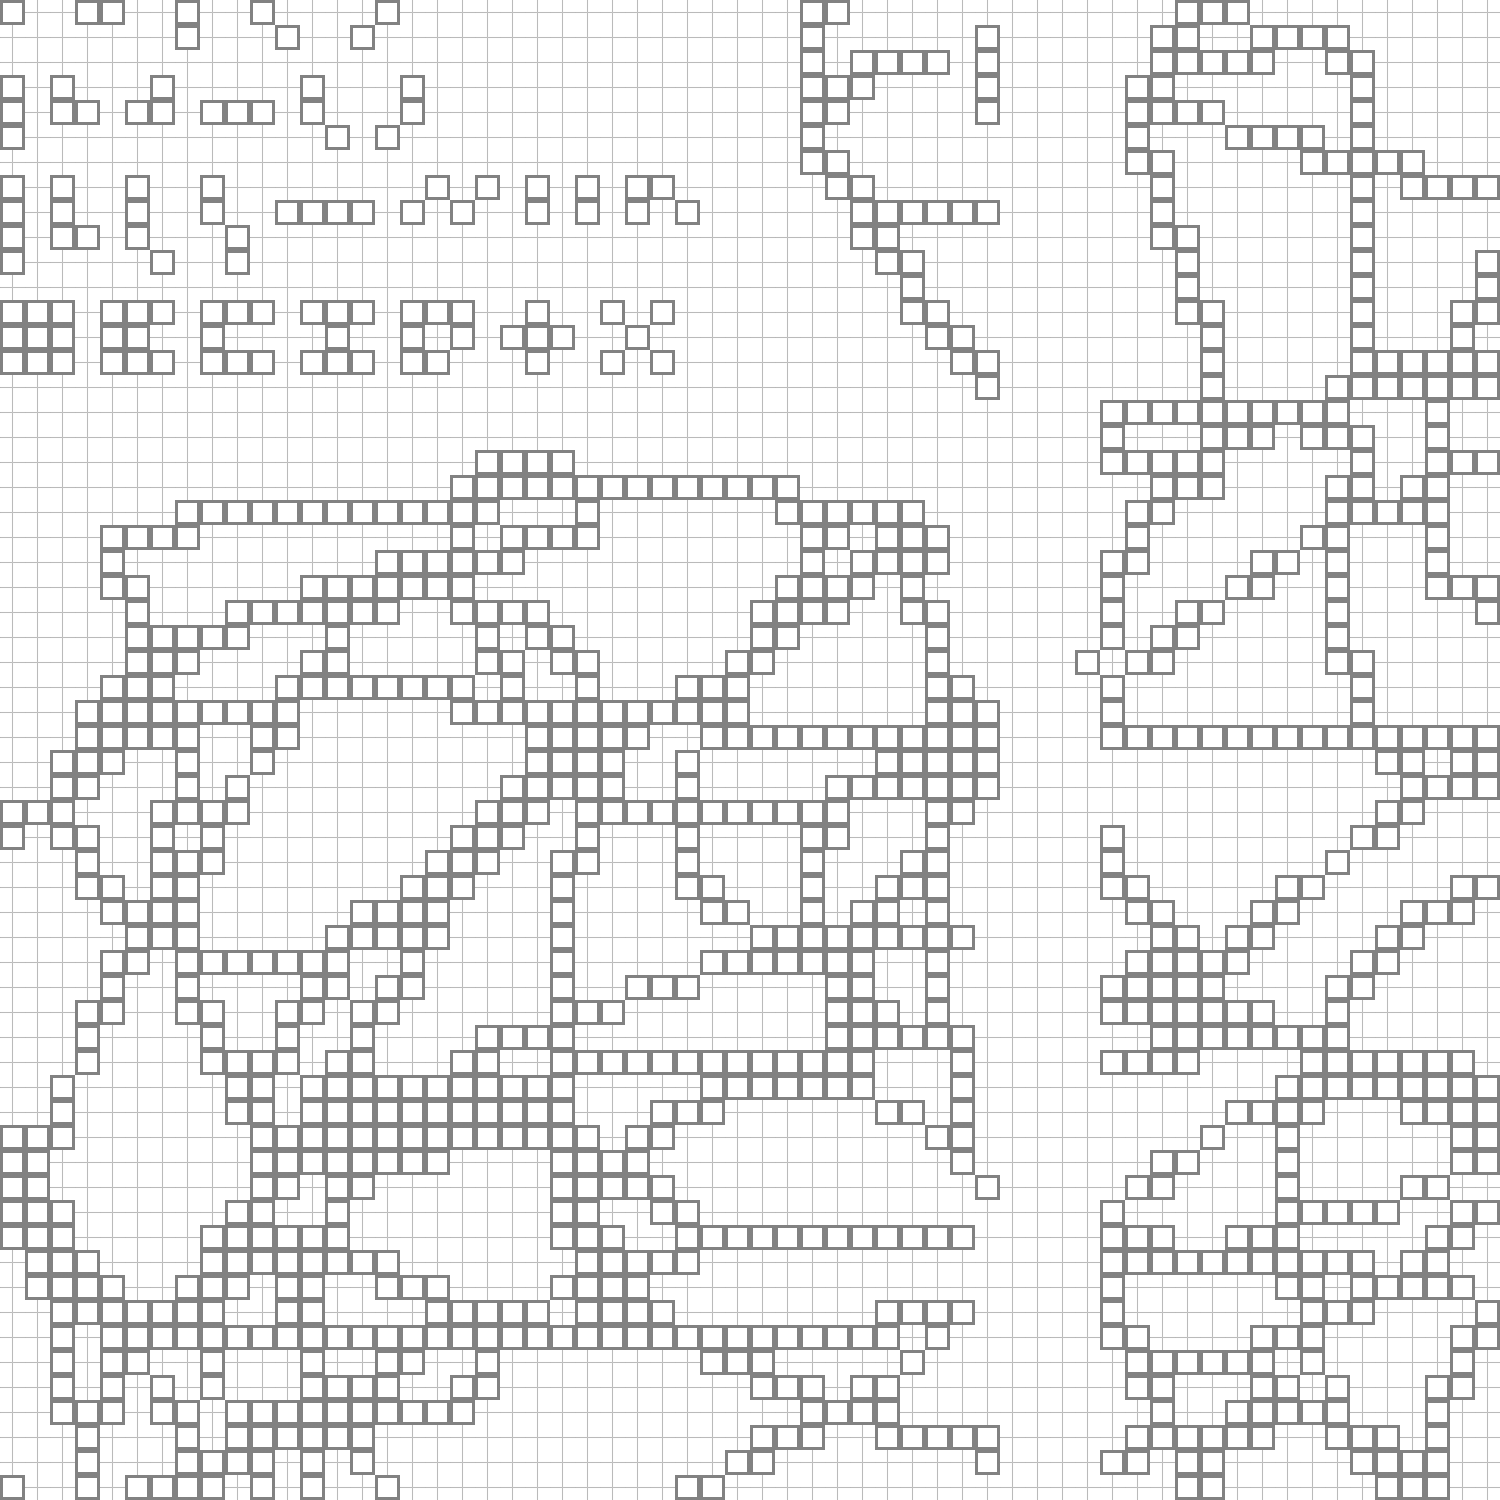

This is a level from a 2D game, rendered from its Tiled map with the project's own tilesets. A one-line summary and the map file follow, with tile-layer data summarised:
An orthogonal 60x60 tile map with 25x25 px tiles, 3 tile layers (bg, wall-configurations, random-walls) and 1 object.

<map version="1.2" tiledversion="1.3.5" orientation="orthogonal" renderorder="right-down" width="60" height="60" tilewidth="25" tileheight="25" infinite="0" nextlayerid="6" nextobjectid="394">
 <editorsettings>
  <export target="map.json" format="json" />
 </editorsettings>
 <tileset firstgid="1" name="tiles" tilewidth="25" tileheight="25" tilecount="48" columns="16">
  <image source="tiles.png" width="400" height="75" />
  <tile id="0">
   <properties>
    <property name="collides" type="bool" value="true" />
    <property name="isOpaque" value="true" />
   </properties>
  </tile>
  <tile id="1">
   <properties>
    <property name="collides" type="bool" value="true" />
    <property name="isOpaque" value="true" />
   </properties>
  </tile>
  <tile id="2">
   <properties>
    <property name="collides" type="bool" value="true" />
    <property name="isOpaque" value="true" />
   </properties>
  </tile>
  <tile id="3">
   <properties>
    <property name="collides" type="bool" value="true" />
    <property name="isOpaque" value="true" />
   </properties>
  </tile>
  <tile id="4">
   <properties>
    <property name="collides" type="bool" value="true" />
    <property name="isOpaque" value="true" />
   </properties>
  </tile>
  <tile id="5">
   <properties>
    <property name="collides" type="bool" value="true" />
    <property name="isOpaque" value="true" />
   </properties>
  </tile>
  <tile id="6">
   <properties>
    <property name="collides" type="bool" value="true" />
    <property name="isOpaque" value="true" />
   </properties>
  </tile>
  <tile id="7">
   <properties>
    <property name="collides" type="bool" value="true" />
    <property name="isOpaque" value="false" />
   </properties>
   <objectgroup draworder="index">
    <object id="1" x="8" y="8" width="10" height="10" />
   </objectgroup>
  </tile>
  <tile id="8">
   <properties>
    <property name="collides" type="bool" value="true" />
   </properties>
  </tile>
  <tile id="9">
   <properties>
    <property name="collides" type="bool" value="true" />
   </properties>
  </tile>
  <tile id="10">
   <properties>
    <property name="collides" type="bool" value="true" />
   </properties>
  </tile>
  <tile id="11">
   <properties>
    <property name="collides" type="bool" value="true" />
   </properties>
  </tile>
  <tile id="12">
   <properties>
    <property name="collides" type="bool" value="true" />
   </properties>
  </tile>
  <tile id="13">
   <properties>
    <property name="collides" type="bool" value="true" />
   </properties>
  </tile>
  <tile id="14">
   <properties>
    <property name="collides" type="bool" value="true" />
   </properties>
  </tile>
  <tile id="15">
   <properties>
    <property name="collides" type="bool" value="true" />
   </properties>
  </tile>
  <tile id="16">
   <properties>
    <property name="collides" type="bool" value="true" />
    <property name="isOpaque" value="false" />
   </properties>
  </tile>
  <tile id="17">
   <properties>
    <property name="collides" type="bool" value="true" />
   </properties>
  </tile>
  <tile id="18">
   <properties>
    <property name="collides" type="bool" value="true" />
    <property name="isOpaque" value="false" />
   </properties>
  </tile>
  <tile id="19">
   <properties>
    <property name="collides" type="bool" value="true" />
    <property name="isOpaque" value="false" />
   </properties>
  </tile>
  <tile id="20">
   <properties>
    <property name="collides" type="bool" value="true" />
    <property name="isOpaque" value="false" />
   </properties>
  </tile>
  <tile id="21">
   <properties>
    <property name="collides" type="bool" value="true" />
    <property name="isOpaque" value="false" />
   </properties>
  </tile>
  <tile id="22">
   <properties>
    <property name="collides" type="bool" value="true" />
    <property name="isOpaque" value="false" />
   </properties>
  </tile>
  <tile id="23">
   <properties>
    <property name="collides" type="bool" value="true" />
    <property name="isOpaque" value="false" />
   </properties>
  </tile>
  <tile id="24">
   <properties>
    <property name="collides" type="bool" value="false" />
   </properties>
  </tile>
  <tile id="25">
   <properties>
    <property name="collides" type="bool" value="true" />
   </properties>
  </tile>
  <tile id="26">
   <properties>
    <property name="collides" type="bool" value="false" />
   </properties>
  </tile>
  <tile id="27">
   <properties>
    <property name="collides" type="bool" value="false" />
   </properties>
  </tile>
  <tile id="28">
   <properties>
    <property name="collides" type="bool" value="false" />
   </properties>
  </tile>
  <tile id="29">
   <properties>
    <property name="collides" type="bool" value="false" />
   </properties>
  </tile>
  <tile id="30">
   <properties>
    <property name="collides" type="bool" value="false" />
   </properties>
  </tile>
  <tile id="31">
   <properties>
    <property name="collides" type="bool" value="false" />
   </properties>
  </tile>
  <tile id="32">
   <properties>
    <property name="collides" type="bool" value="true" />
    <property name="isOpaque" value="false" />
   </properties>
  </tile>
  <tile id="33">
   <properties>
    <property name="collides" type="bool" value="true" />
    <property name="isOpaque" value="false" />
   </properties>
  </tile>
  <tile id="34">
   <properties>
    <property name="collides" type="bool" value="true" />
    <property name="isOpaque" value="false" />
   </properties>
  </tile>
  <tile id="35">
   <properties>
    <property name="collides" type="bool" value="true" />
    <property name="isOpaque" value="false" />
   </properties>
  </tile>
  <tile id="36">
   <properties>
    <property name="collides" type="bool" value="true" />
    <property name="isOpaque" value="false" />
   </properties>
  </tile>
  <tile id="37">
   <properties>
    <property name="collides" type="bool" value="true" />
    <property name="isOpaque" value="false" />
   </properties>
  </tile>
  <tile id="38">
   <properties>
    <property name="collides" type="bool" value="true" />
    <property name="isOpaque" value="false" />
   </properties>
  </tile>
  <tile id="39">
   <properties>
    <property name="collides" type="bool" value="true" />
   </properties>
  </tile>
  <tile id="40">
   <properties>
    <property name="collides" type="bool" value="true" />
   </properties>
  </tile>
  <tile id="41">
   <properties>
    <property name="collides" type="bool" value="true" />
   </properties>
  </tile>
  <tile id="42">
   <properties>
    <property name="collides" type="bool" value="true" />
   </properties>
  </tile>
  <tile id="43">
   <properties>
    <property name="collides" type="bool" value="true" />
   </properties>
  </tile>
  <tile id="44">
   <properties>
    <property name="collides" type="bool" value="true" />
   </properties>
  </tile>
  <tile id="45">
   <properties>
    <property name="collides" type="bool" value="true" />
   </properties>
  </tile>
  <tile id="46">
   <properties>
    <property name="collides" type="bool" value="true" />
   </properties>
  </tile>
  <tile id="47">
   <properties>
    <property name="collides" type="bool" value="true" />
   </properties>
  </tile>
 </tileset>
 <layer id="1" name="bg" width="60" height="60">
  <data>[3600 cells, 3600 non-empty, 1 distinct tile ids]</data>
 </layer>
 <layer id="4" name="wall-configurations" width="60" height="60">
  <data>[3600 cells, 107 non-empty, 1 distinct tile ids]</data>
 </layer>
 <layer id="5" name="random-walls" width="60" height="60">
  <data>[3600 cells, 1103 non-empty, 1 distinct tile ids]</data>
 </layer>
</map>
